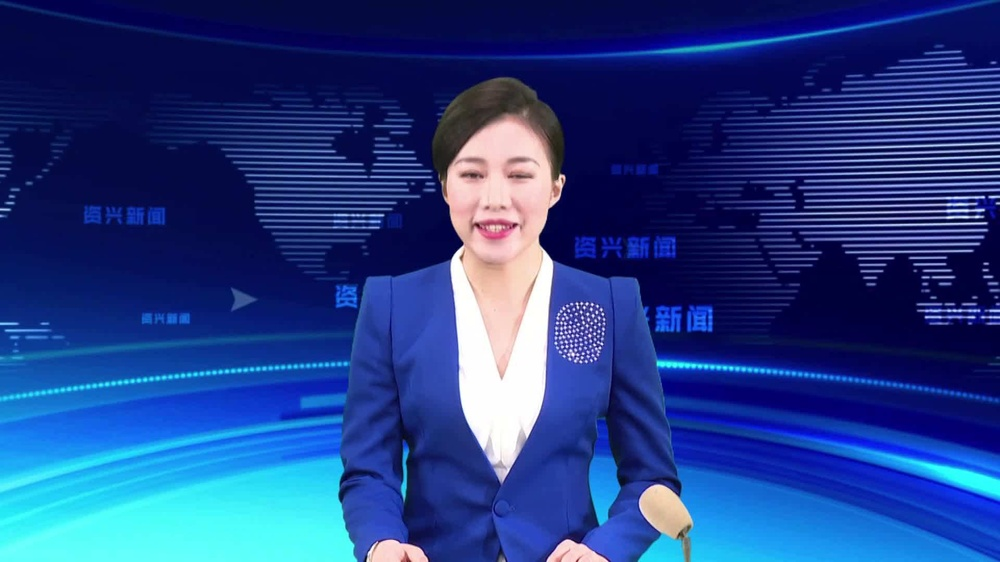
//> input picture resource/ren.jpg, 1000 x 562 px, shrunk from 1920 x 1080 before the run
$ ./warpPerspective   (built with g++ and OpenCV 4)
//> lines starting //> are read from the running program, lines starting //| are printed output that depends on the picture; after the words box and inside, x2 and y2 are one past the last pixel; in counts of white or black regions, pixels touching at a corner belong together
//
//  warpPerspective.cpp
//  ex_warpPerspective
//
//  Created by 吴炎强 on 2020/7/9.
//  Copyright © 2020 johnwu. All rights reserved.
//

#include <opencv2/opencv.hpp>
#include <iostream>

using namespace std;

int main(int argc, char** argv) {
string path = "/Users/wuyanqiang/Documents/opencv/TestOpenCV/resource/ren.jpg";

  cv::Mat src = cv::imread(path,1);
//> src is the input picture: 562 rows x 1000 cols, CV_8UC3; mean B, G, R 134.3, 63.1, 34.5

  cv::Point2f srcQuad[] = {
    cv::Point2f(0, 0),                   // src Top left
    cv::Point2f(src.cols-1, 0),          // src Top right
    cv::Point2f(src.cols-1, src.rows-1), // src Bottom right
    cv::Point2f(0, src.rows-1)           // src Bottom left
  };

  cv::Point2f dstQuad[] = {
    cv::Point2f(src.cols*0.05f, src.rows*0.33f),
    cv::Point2f(src.cols*0.9f, src.rows*0.25f),
    cv::Point2f(src.cols*0.8f, src.rows*0.9f),
    cv::Point2f(src.cols*0.2f, src.rows*0.7f)
  };

  // COMPUTE PERSPECTIVE MATRIX
  //
  cv::Mat warp_mat = cv::getPerspectiveTransform(srcQuad, dstQuad);
  cv::Mat dst;
  cv::warpPerspective(src, dst, warp_mat, src.size(), cv::INTER_LINEAR,
                      cv::BORDER_CONSTANT, cv::Scalar());
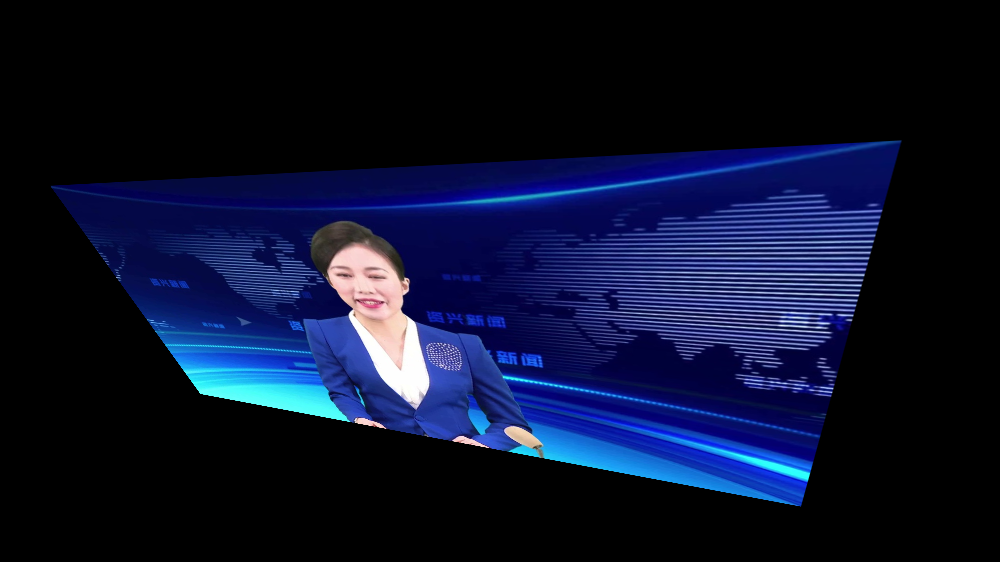
//> dst: 562 rows x 1000 cols, CV_8UC3; mean B, G, R 44.9, 17.7, 11.4

  for( int i = 0; i < 4; i++ )
    cv::circle(dst, dstQuad[i], 5, cv::Scalar(255, 0, 255), -1, cv::LINE_AA);
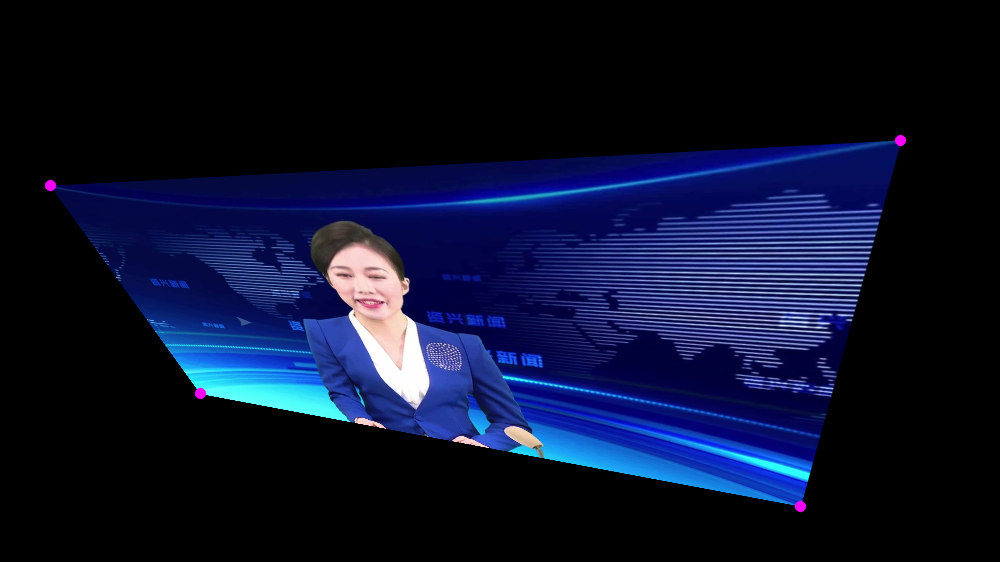
//> dst: 562 rows x 1000 cols, CV_8UC3; 0.09% of pixels changed, all inside (x1, y1, x2, y2) = (44, 134, 907, 513)

  cv::imshow("Perspective Transform Test", dst);
  cv::waitKey();
  return 0;
}

$ run again, with resource/BlueCup.jpg copied over resource/ren.jpg
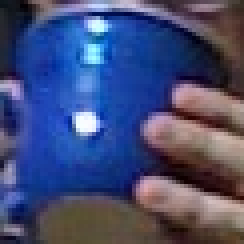
//> input picture resource/BlueCup.jpg, 61 x 61 px (shown 4 times larger)
//> src is the input picture: 61 rows x 61 cols, CV_8UC3; mean B, G, R 117.6, 76.4, 68
//> `cv::warpPerspective(src, dst, warp_mat, src.size(), cv::INTER_LINEAR, ..`:
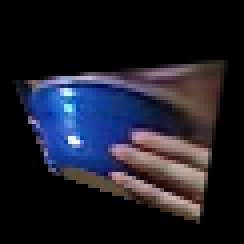
//> dst: 61 rows x 61 cols, CV_8UC3 (shown 4 times larger); mean B, G, R 40.6, 29, 28.7
//> after the loop `for( int i = 0; i < 4; i++ )`:
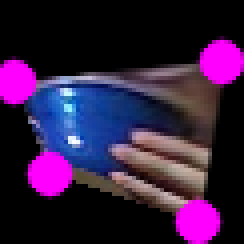
//> dst: 61 rows x 61 cols, CV_8UC3 (shown 4 times larger); 12.66% of pixels changed, all inside (x1, y1, x2, y2) = (0, 9, 61, 61)

$ run again, with resource/HandIndoorColor.jpg copied over resource/ren.jpg
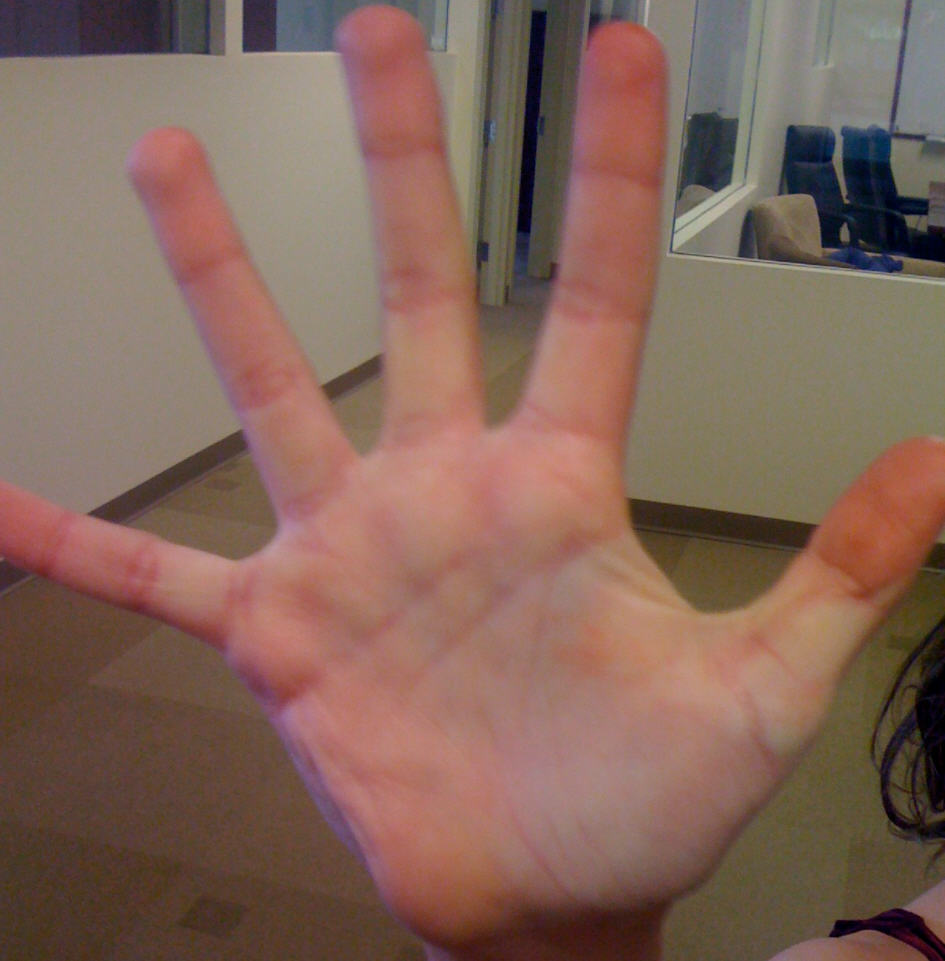
//> input picture resource/HandIndoorColor.jpg, 945 x 961 px
//> src is the input picture: 961 rows x 945 cols, CV_8UC3; mean B, G, R 89.5, 101.6, 131.2
//> `cv::warpPerspective(src, dst, warp_mat, src.size(), cv::INTER_LINEAR, ..`:
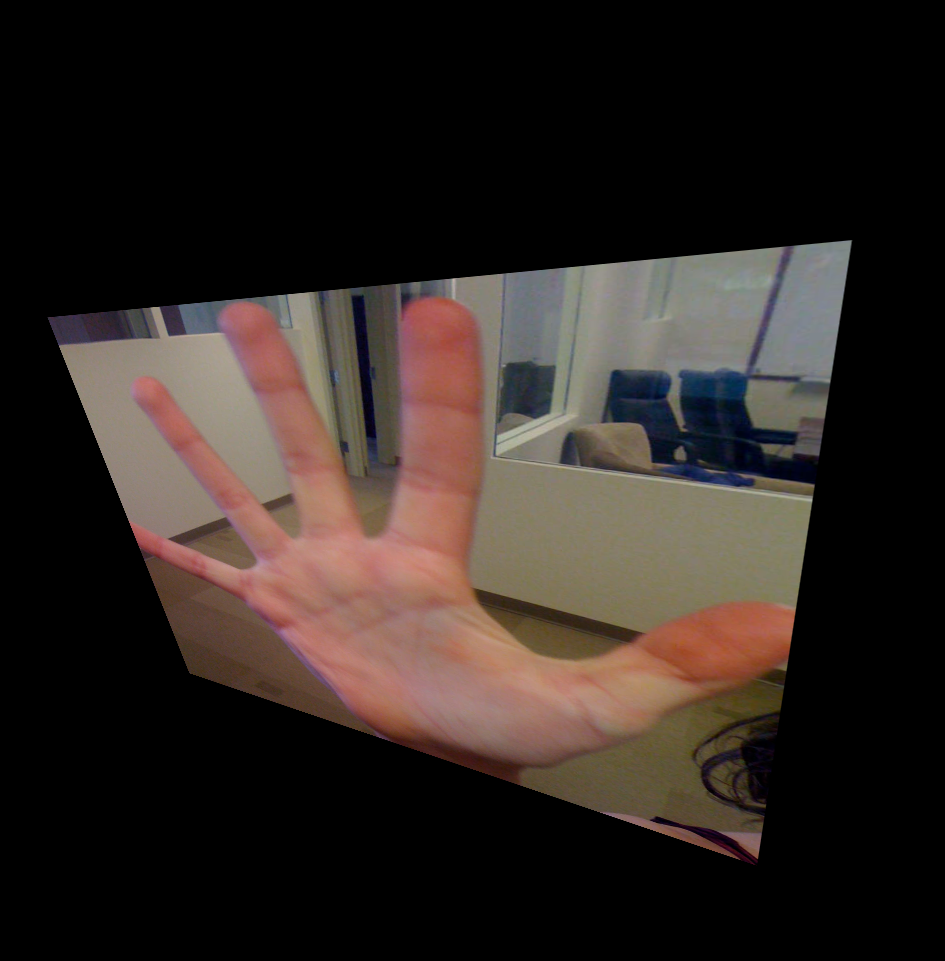
//> dst: 961 rows x 945 cols, CV_8UC3; mean B, G, R 33.9, 38.2, 46.7
//> after the loop `for( int i = 0; i < 4; i++ )`:
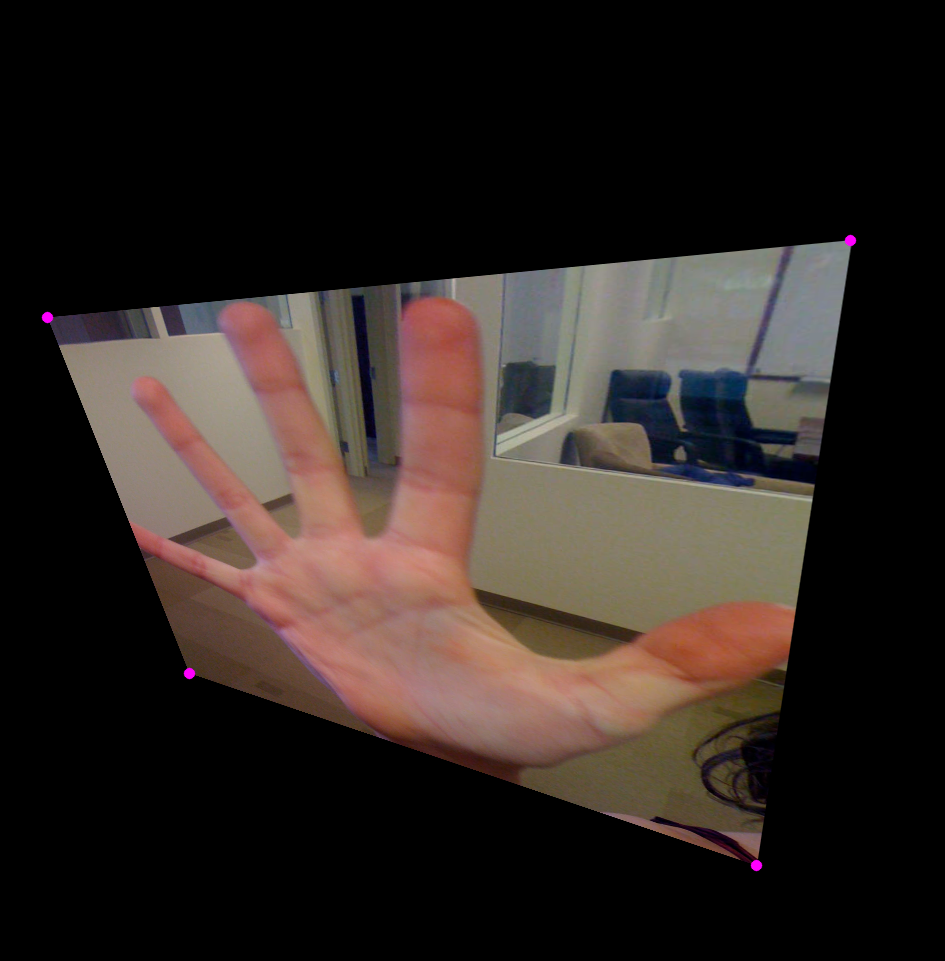
//> dst: 961 rows x 945 cols, CV_8UC3; 0.06% of pixels changed, all inside (x1, y1, x2, y2) = (41, 234, 857, 872)

$ run again, with resource/HandOutdoorColor.jpg copied over resource/ren.jpg
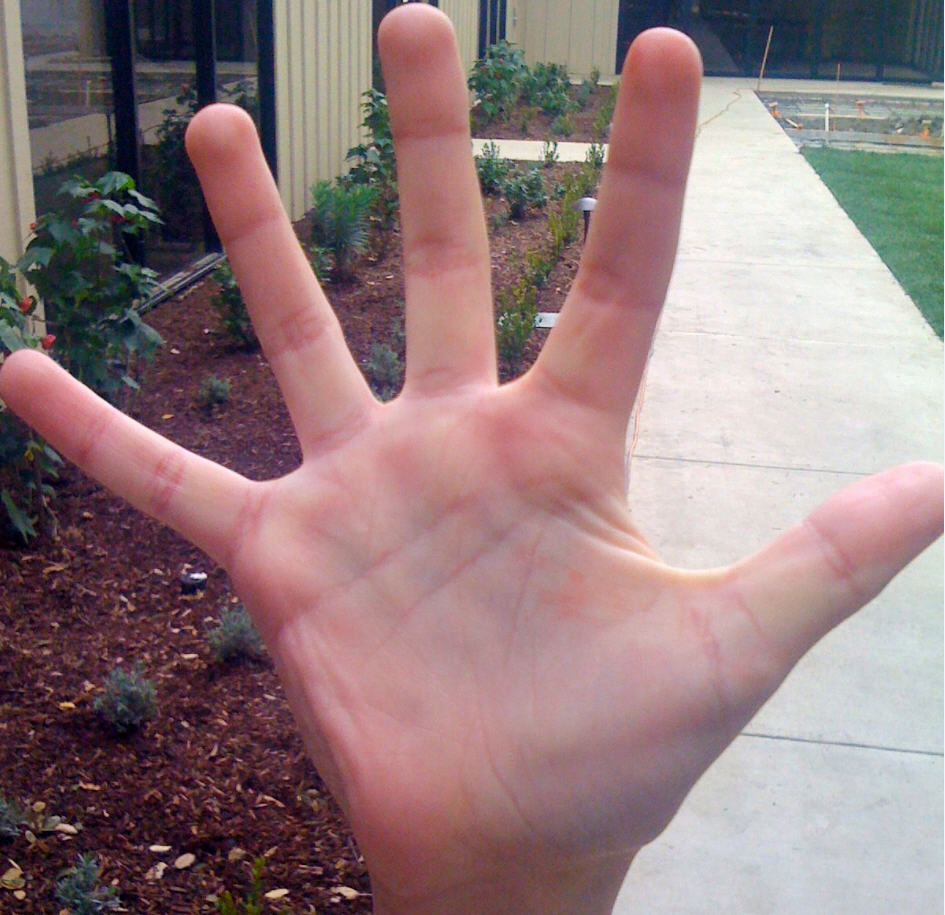
//> input picture resource/HandOutdoorColor.jpg, 945 x 915 px
//> src is the input picture: 915 rows x 945 cols, CV_8UC3; mean B, G, R 125.6, 123.8, 146.8
//> `cv::warpPerspective(src, dst, warp_mat, src.size(), cv::INTER_LINEAR, ..`:
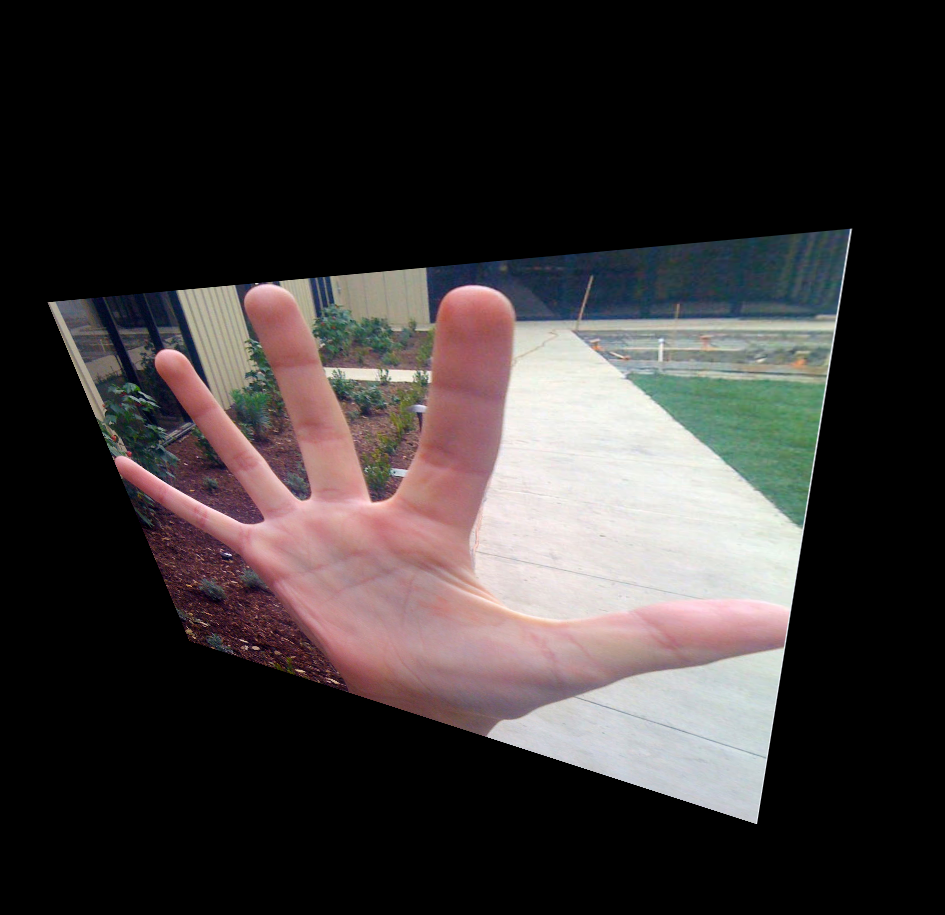
//> dst: 915 rows x 945 cols, CV_8UC3; mean B, G, R 52.8, 52.9, 57.9
//> after the loop `for( int i = 0; i < 4; i++ )`:
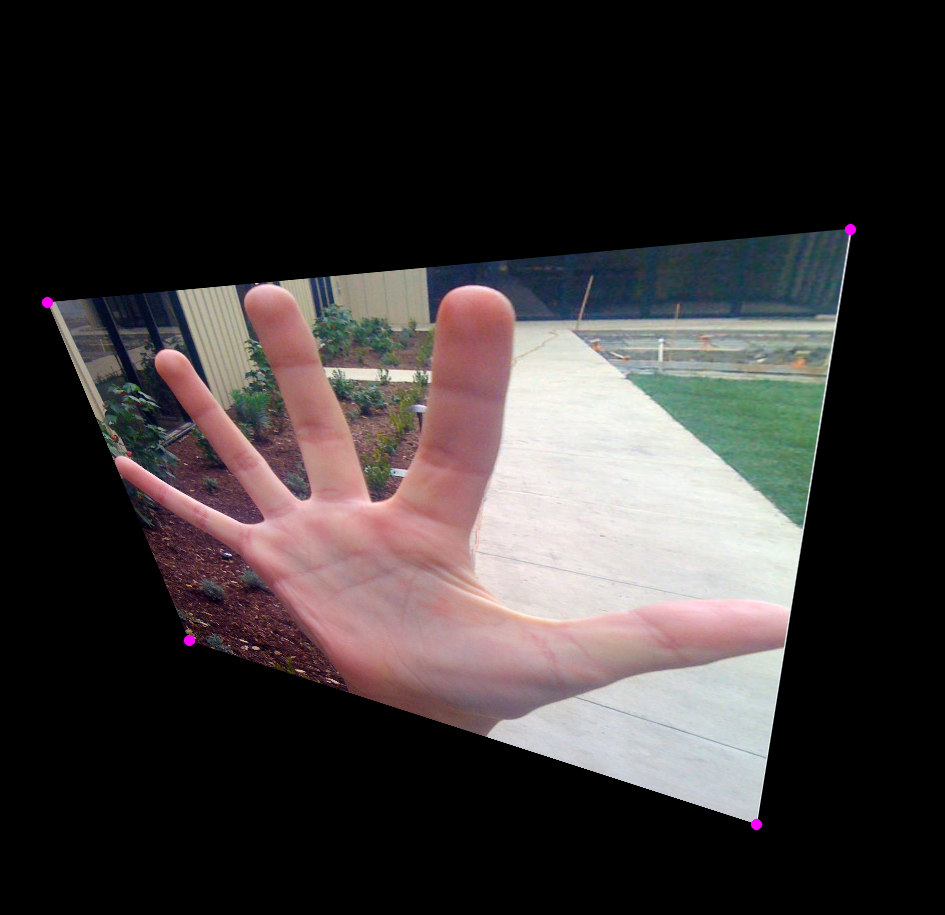
//> dst: 915 rows x 945 cols, CV_8UC3; 0.06% of pixels changed, all inside (x1, y1, x2, y2) = (41, 223, 857, 831)
